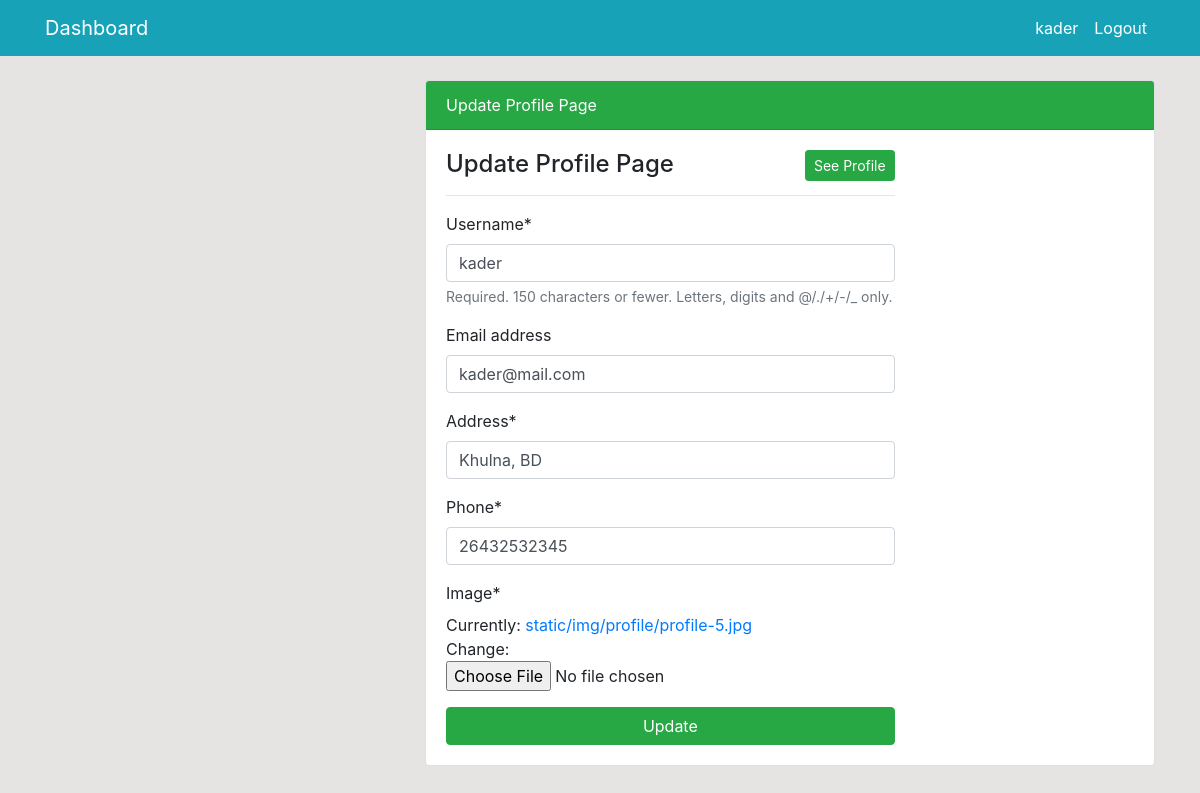
/profile/update (signed in), run on an earlier commit of the app's database.
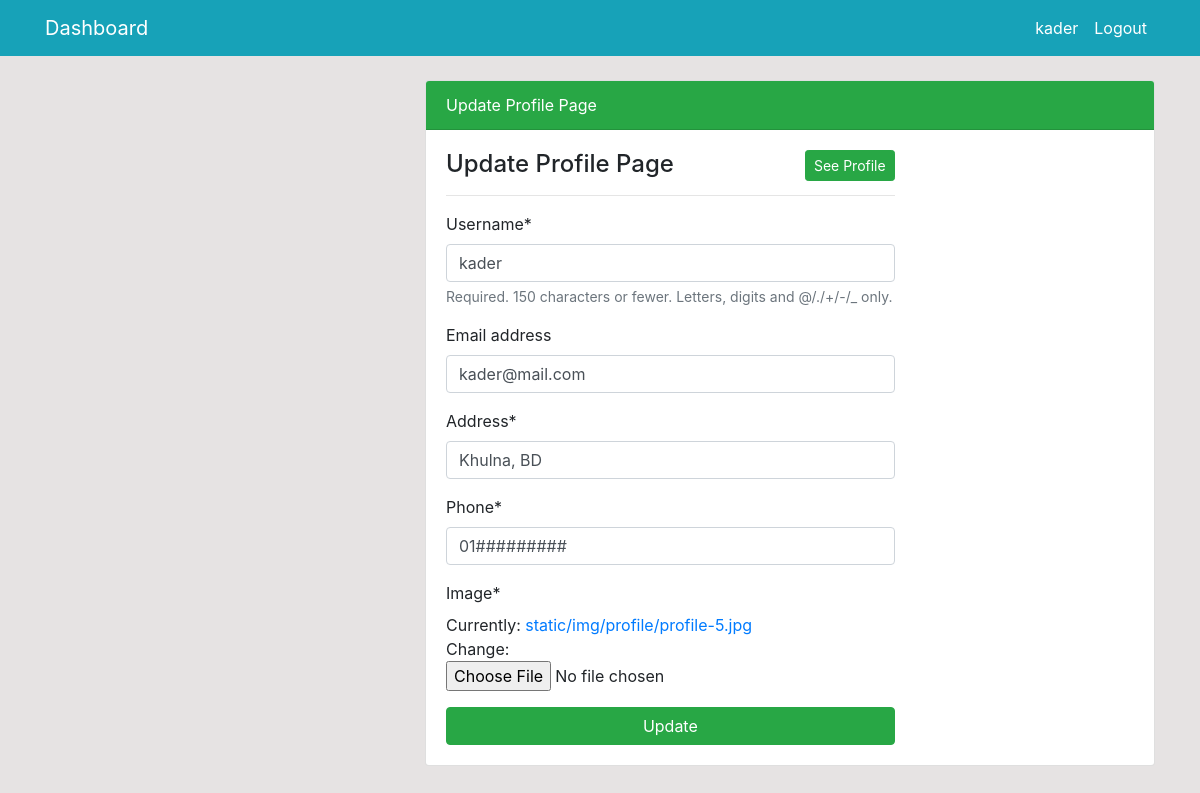
And on a later commit of the database.
### user/models.py (models this page shows)
class Profile(models.Model):
    staff = models.OneToOneField(User, on_delete=models.CASCADE, null=True)
    address = models.CharField(max_length=150, null=True)
    phone = models.CharField(max_length=30, null=True)
    image = models.ImageField(default='static/img/profile/profile.jpg', upload_to='static/img/profile')

### user/views.py (the view)
# urls.py: path('profile/update', views.profile_update, name='user-profile-update'),
def profile_update(request):
    if request.method == 'POST':
        user_form = UserUpdateForm(request.POST, instance=request.user)
        profile_form = ProfileUpdateForm(
            request.POST, request.FILES, instance=request.user.profile)
        if user_form.is_valid() and profile_form.is_valid():
            user_form.save()
            profile_form.save()
            messages.success(request, 'Profile information updated!')
            return redirect('user-profile')
    else:
        user_form = UserUpdateForm(instance=request.user)
        profile_form = ProfileUpdateForm(instance=request.user.profile)
    context = {
        'user_form': user_form,
        'profile_form': profile_form,
    }
    return render(request, 'user/profile_update.html', context)

### user/forms.py
class UserUpdateForm(forms.ModelForm):
    class Meta:
        model = User()
        fields = ('username', 'email')

class ProfileUpdateForm(forms.ModelForm):
    class Meta:
        model = Profile()
        fields = ('address', 'phone', 'image')

### templates/user/profile_update.html (shortened to what this page needs)
{% extends 'partials/base.html' %}
{% load crispy_forms_tags %}
{% block content %}
<div class="container">
    <div class="row my-4">
        <div class="col-md-4">
        </div>
        <div class="col-md-8">
            <div class="card">
                <div class="card-header bg-success text-white">
                    Update Profile Page
                </div>
                <div class="card-body">
                    <div class="row">
                        <div class="col-md-8">
                            <span class="h4"> Update Profile Page</span> <a class="btn btn-success btn-sm float-right" href="{% url 'user-profile' %}">See Profile</a>
                            <hr>
                            <form method="POST" enctype="multipart/form-data">
                                {{user_form|crispy}}
                                {{profile_form|crispy}}
                                <input class="btn btn-success btn-lm btn-block" type="submit" value="Update">
                            </form>
                        </div>
                    </div>
                </div>
            </div>
        </div>
    </div>
</div>
{% endblock %}

What changed in the data, as far as the page shows it:
changed Profile "Khulna, BD": phone "26432532345" → "01#########"
